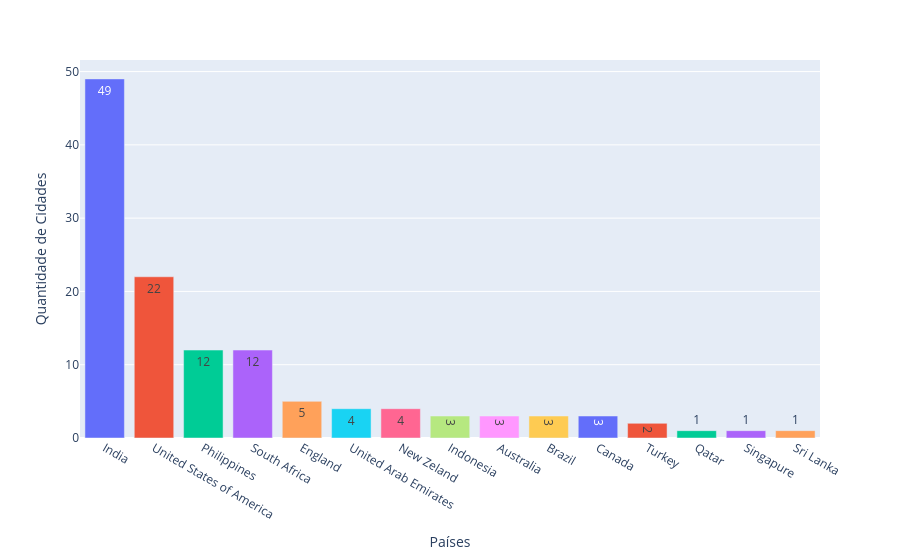

Here is the notebook cell this chart was saved with:
### Code cell
# Quantidade de cidades registradas por país

def agrupar_cidade_pais(df):
  df_cidade_pais = df.groupby('country_name')['city'].nunique().sort_values(ascending=False).reset_index(name='Quantidade de Cidades')
  fig = px.bar(df_cidade_pais, x='country_name', y='Quantidade de Cidades', text='Quantidade de Cidades', color='country_name', labels={'country_name': 'País'})
  
  fig.update_layout(xaxis_title='Países', showlegend=False)

  return fig

agrupar_cidade_pais(df)

### Figure 1 — Plotly figure (JSON) as saved in the notebook; plotly's stock layout.template omitted (floating-point values rounded to 4 significant figures)
{"data": [{"alignmentgroup": "True", "hovertemplate": "País=%{x}<br>Quantidade de Cidades=%{text}<extra></extra>", "legendgroup": "India", "marker": {"color": "#636efa", "pattern": {"shape": ""}}, "name": "India", "offsetgroup": "India", "orientation": "v", "showlegend": true, "text": [49], "textposition": "auto", "type": "bar", "x": ["India"], "xaxis": "x", "y": [49], "yaxis": "y"}, {"alignmentgroup": "True", "hovertemplate": "País=%{x}<br>Quantidade de Cidades=%{text}<extra></extra>", "legendgroup": "United States of America", "marker": {"color": "#EF553B", "pattern": {"shape": ""}}, "name": "United States of America", "offsetgroup": "United States of America", "orientation": "v", "showlegend": true, "text": [22], "textposition": "auto", "type": "bar", "x": ["United States of America"], "xaxis": "x", "y": [22], "yaxis": "y"}, {"alignmentgroup": "True", "hovertemplate": "País=%{x}<br>Quantidade de Cidades=%{text}<extra></extra>", "legendgroup": "Philippines", "marker": {"color": "#00cc96", "pattern": {"shape": ""}}, "name": "Philippines", "offsetgroup": "Philippines", "orientation": "v", "showlegend": true, "text": [12], "textposition": "auto", "type": "bar", "x": ["Philippines"], "xaxis": "x", "y": [12], "yaxis": "y"}, {"alignmentgroup": "True", "hovertemplate": "País=%{x}<br>Quantidade de Cidades=%{text}<extra></extra>", "legendgroup": "South Africa", "marker": {"color": "#ab63fa", "pattern": {"shape": ""}}, "name": "South Africa", "offsetgroup": "South Africa", "orientation": "v", "showlegend": true, "text": [12], "textposition": "auto", "type": "bar", "x": ["South Africa"], "xaxis": "x", "y": [12], "yaxis": "y"}, {"alignmentgroup": "True", "hovertemplate": "País=%{x}<br>Quantidade de Cidades=%{text}<extra></extra>", "legendgroup": "England", "marker": {"color": "#FFA15A", "pattern": {"shape": ""}}, "name": "England", "offsetgroup": "England", "orientation": "v", "showlegend": true, "text": [5], "textposition": "auto", "type": "bar", "x": ["England"], "xaxis": "x", "y": [5], "yaxis": "y"}, {"alignmentgroup": "True", "hovertemplate": "País=%{x}<br>Quantidade de Cidades=%{text}<extra></extra>", "legendgroup": "United Arab Emirates", "marker": {"color": "#19d3f3", "pattern": {"shape": ""}}, "name": "United Arab Emirates", "offsetgroup": "United Arab Emirates", "orientation": "v", "showlegend": true, "text": [4], "textposition": "auto", "type": "bar", "x": ["United Arab Emirates"], "xaxis": "x", "y": [4], "yaxis": "y"}, {"alignmentgroup": "True", "hovertemplate": "País=%{x}<br>Quantidade de Cidades=%{text}<extra></extra>", "legendgroup": "New Zeland", "marker": {"color": "#FF6692", "pattern": {"shape": ""}}, "name": "New Zeland", "offsetgroup": "New Zeland", "orientation": "v", "showlegend": true, "text": [4], "textposition": "auto", "type": "bar", "x": ["New Zeland"], "xaxis": "x", "y": [4], "yaxis": "y"}, {"alignmentgroup": "True", "hovertemplate": "País=%{x}<br>Quantidade de Cidades=%{text}<extra></extra>", "legendgroup": "Indonesia", "marker": {"color": "#B6E880", "pattern": {"shape": ""}}, "name": "Indonesia", "offsetgroup": "Indonesia", "orientation": "v", "showlegend": true, "text": [3], "textposition": "auto", "type": "bar", "x": ["Indonesia"], "xaxis": "x", "y": [3], "yaxis": "y"}, {"alignmentgroup": "True", "hovertemplate": "País=%{x}<br>Quantidade de Cidades=%{text}<extra></extra>", "legendgroup": "Australia", "marker": {"color": "#FF97FF", "pattern": {"shape": ""}}, "name": "Australia", "offsetgroup": "Australia", "orientation": "v", "showlegend": true, "text": [3], "textposition": "auto", "type": "bar", "x": ["Australia"], "xaxis": "x", "y": [3], "yaxis": "y"}, {"alignmentgroup": "True", "hovertemplate": "País=%{x}<br>Quantidade de Cidades=%{text}<extra></extra>", "legendgroup": "Brazil", "marker": {"color": "#FECB52", "pattern": {"shape": ""}}, "name": "Brazil", "offsetgroup": "Brazil", "orientation": "v", "showlegend": true, "text": [3], "textposition": "auto", "type": "bar", "x": ["Brazil"], "xaxis": "x", "y": [3], "yaxis": "y"}, {"alignmentgroup": "True", "hovertemplate": "País=%{x}<br>Quantidade de Cidades=%{text}<extra></extra>", "legendgroup": "Canada", "marker": {"color": "#636efa", "pattern": {"shape": ""}}, "name": "Canada", "offsetgroup": "Canada", "orientation": "v", "showlegend": true, "text": [3], "textposition": "auto", "type": "bar", "x": ["Canada"], "xaxis": "x", "y": [3], "yaxis": "y"}, {"alignmentgroup": "True", "hovertemplate": "País=%{x}<br>Quantidade de Cidades=%{text}<extra></extra>", "legendgroup": "Turkey", "marker": {"color": "#EF553B", "pattern": {"shape": ""}}, "name": "Turkey", "offsetgroup": "Turkey", "orientation": "v", "showlegend": true, "text": [2], "textposition": "auto", "type": "bar", "x": ["Turkey"], "xaxis": "x", "y": [2], "yaxis": "y"}, {"alignmentgroup": "True", "hovertemplate": "País=%{x}<br>Quantidade de Cidades=%{text}<extra></extra>", "legendgroup": "Qatar", "marker": {"color": "#00cc96", "pattern": {"shape": ""}}, "name": "Qatar", "offsetgroup": "Qatar", "orientation": "v", "showlegend": true, "text": [1], "textposition": "auto", "type": "bar", "x": ["Qatar"], "xaxis": "x", "y": [1], "yaxis": "y"}, {"alignmentgroup": "True", "hovertemplate": "País=%{x}<br>Quantidade de Cidades=%{text}<extra></extra>", "legendgroup": "Singapure", "marker": {"color": "#ab63fa", "pattern": {"shape": ""}}, "name": "Singapure", "offsetgroup": "Singapure", "orientation": "v", "showlegend": true, "text": [1], "textposition": "auto", "type": "bar", "x": ["Singapure"], "xaxis": "x", "y": [1], "yaxis": "y"}, {"alignmentgroup": "True", "hovertemplate": "País=%{x}<br>Quantidade de Cidades=%{text}<extra></extra>", "legendgroup": "Sri Lanka", "marker": {"color": "#FFA15A", "pattern": {"shape": ""}}, "name": "Sri Lanka", "offsetgroup": "Sri Lanka", "orientation": "v", "showlegend": true, "text": [1], "textposition": "auto", "type": "bar", "x": ["Sri Lanka"], "xaxis": "x", "y": [1], "yaxis": "y"}], "layout": {"barmode": "relative", "legend": {"title": {"text": "País"}, "tracegroupgap": 0}, "margin": {"t": 60}, "showlegend": false, "xaxis": {"anchor": "y", "categoryarray": ["India", "United States of America", "Philippines", "South Africa", "England", "United Arab Emirates", "New Zeland", "Indonesia", "Australia", "Brazil", "Canada", "Turkey", "Qatar", "Singapure", "Sri Lanka"], "categoryorder": "array", "domain": [0, 1], "title": {"text": "Países"}}, "yaxis": {"anchor": "x", "domain": [0, 1], "title": {"text": "Quantidade de Cidades"}}}}
